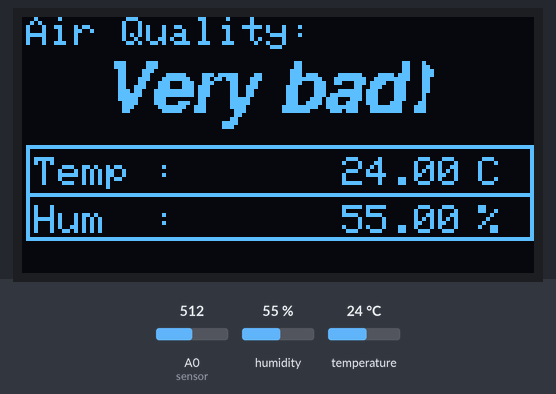
Bench run of a sketch on a simulated Arduino Uno, built with avr-gcc and run on an emulated ATmega328P. On the bench: 128×64 one-colour display. Inputs (shaded band) come from the test bench; at power-on: A0 (sensor) = 512, humidity 55 %, temperature 24 °C.

Above: at 8.3 s.
8.4 s: A0 (sensor) set to 582
9.9 s: A0 (sensor) set to 613
At 10.3 s:
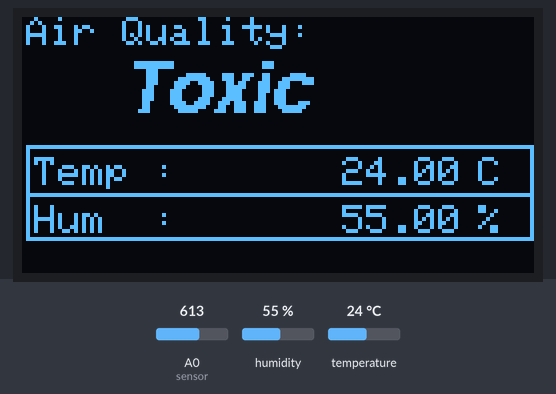
11.4 s: A0 (sensor) set to 390
At 11.9 s:
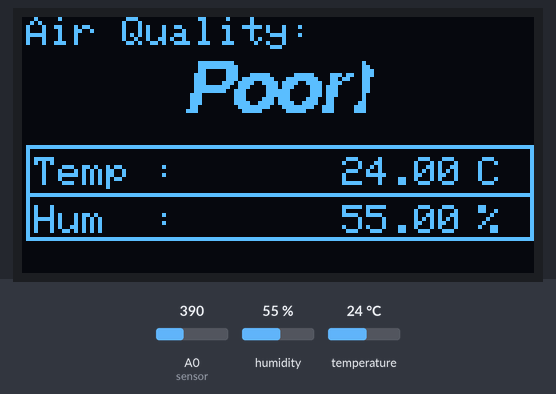
12.9 s: A0 (sensor) set to 190
At 13.4 s:
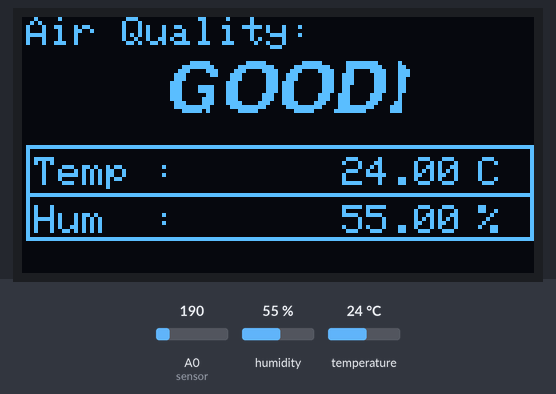
14.4 s: humidity set to 22 %
At 16.3 s:
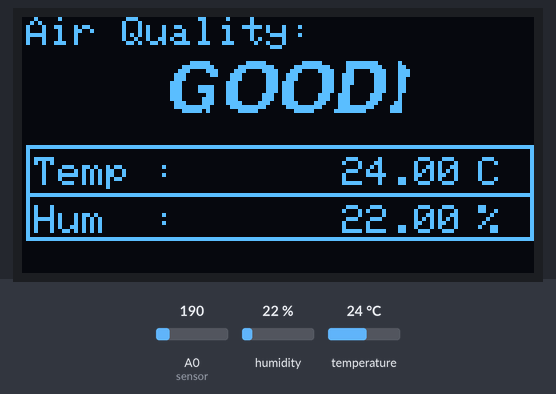
16.7 s: temperature set to 12 °C
At 17.7 s:
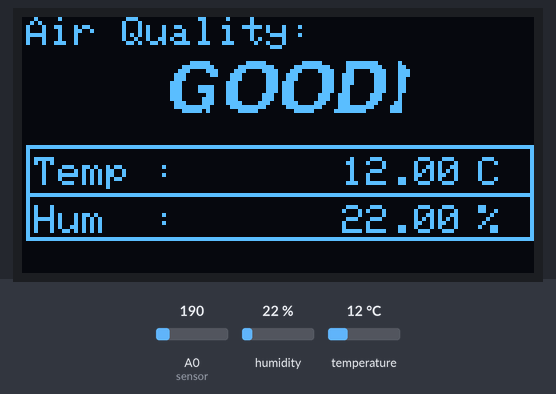
Timing chart, 0 to 19.7 s (numbered marks = the images above; inputs shaded):
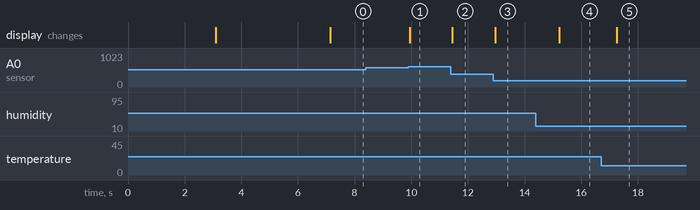

The sketch:

ECEN_PROJECT.ino
```cpp
//Libraries
#include <SPI.h>
#include <Wire.h>
#include <Adafruit_GFX.h>
#include <Adafruit_SSD1306.h>
#include <DHT.h>

//fonts
#include <Fonts/FreeSans9pt7b.h>
#include <Fonts/FreeMonoOblique9pt7b.h>
#include <Fonts/FreeSansBoldOblique9pt7b.h>
#include <Fonts/FreeSansBoldOblique12pt7b.h>
#include <Fonts/FreeMono12pt7b.h  >

#define SCREEN_WIDTH 128  // OLED display width, in pixels
#define SCREEN_HEIGHT 64  // OLED display height, in pixels

#define OLED_RESET 4  // Reset pin # (or -1 if sharing Arduino reset pin)
Adafruit_SSD1306 display(SCREEN_WIDTH, SCREEN_HEIGHT, &Wire, OLED_RESET);

#define sensor A0
#define DHTPIN 2       // Digital pin 2
#define DHTTYPE DHT22  // DHT 11

int gasLevel = 0;  //int variable for gas level
String quality = "";
DHT dht(DHTPIN, DHTTYPE);

void sendSensor() {
  float h = dht.readHumidity();
  float t = dht.readTemperature();

  if (isnan(h) || isnan(t)) {
    Serial.println("Failed   to read from DHT sensor!");
    return;
  }
  display.setTextColor(WHITE);
  display.setTextSize(1);
  display.setFont();
  display.setCursor(3, 35);
  display.println("Temp :");
  display.setCursor(80, 35);
  display.println(t);
  display.setCursor(114, 35);
  display.println("C");
  display.setCursor(3, 47);
  display.println("Hum  :");
  display.setCursor(80, 47);
  display.println(h);
  display.setCursor(114, 47);
  display.println("%");
  display.drawLine(1, 44, 128, 44, WHITE);
  display.drawRect(1, 32, 127, 24, WHITE);
}

void air_sensor() {
  gasLevel = analogRead(sensor);

  if (gasLevel < 200) {
    quality = "   GOOD!";
  } else if (gasLevel > 200 && gasLevel < 400) {
    quality = "    Poor!";
  } else if (gasLevel > 400 && gasLevel < 600) {
    quality = "Very bad!";
  } else {
    quality = " Toxic";
  }

  display.setTextColor(WHITE);
  display.setTextSize(1);
  display.setCursor(1, 6);
  display.setFont();
  display.println("Air Quality:");
  display.setTextSize(1);
  display.setCursor(20, 17);
  display.setFont(&FreeSansBoldOblique9pt7b);
  display.println(quality);
}

void setup() {
  Serial.begin(9600);
  pinMode(sensor, INPUT);
  dht.begin();
  if (!display.begin(SSD1306_SWITCHCAPVCC, 0x3C)) {  // Address   0x3C for 128x64
    Serial.println(F("SSD1306 allocation failed"));
  }
  display.clearDisplay();
  display.setTextColor(WHITE);

  display.invertDisplay(true);
  display.setFont(&FreeSansBoldOblique9pt7b);
  display.setCursor(24, 15);
  display.println("ECEN 75");
  display.setFont(&FreeSansBoldOblique12pt7b);
  display.setCursor(5, 35);
  display.println("PROJECT");
  display.drawLine(0, 38, 128, 38, WHITE);
  display.setFont();
  display.setTextSize(1);
  display.setCursor(110, 40);
  display.println("3-3");
  display.setCursor(1, 46);
  display.println("- Geran");
  display.setTextSize(1);
  display.setCursor(1, 55);
  display.println("- Longalong");
  display.display();
  delay(3000);
  display.clearDisplay();

  display.invertDisplay(false);
  display.setTextSize(1.5);
  display.setCursor(30, 0);
  display.println("Air Quality,");
  display.setTextSize(1.5);
  display.setCursor(30, 10);
  display.println("Temperature &");
  display.setTextSize(1.5);
  display.setCursor(40, 20);
  display.println("Humidity");
  display.setFont(&FreeSansBoldOblique9pt7b);
  display.setCursor(18, 43);
  display.println("Monitoring");
  display.setFont(&FreeSansBoldOblique9pt7b);
  display.setCursor(30, 59);
  display.println("System");
  display.display();
  delay(4000);
  display.clearDisplay();
}

void loop() {
  display.clearDisplay();
  display.invertDisplay(false);
  display.setTextColor(WHITE);
  display.setFont(&FreeMonoOblique9pt7b);
  air_sensor();
  sendSensor();
  display.display();
}
```

Measured:
- the behaviour switches between 599 and 600 on A0 (sensor) (found by bisection; images 0 and 1)
- after the input at 8.4 s, every drawn part: stays the same
- after the input at 9.9 s, the display: changes at once (image 1)
- after the input at 11.4 s, the display: changes after 0.06 s (image 2)
- after the input at 12.9 s, the display: changes after 0.07 s (image 3)
- after the input at 14.4 s, the display: changes after 0.83 s (image 4)
- after the input at 16.7 s, the display: changes after 0.56 s (image 5)
